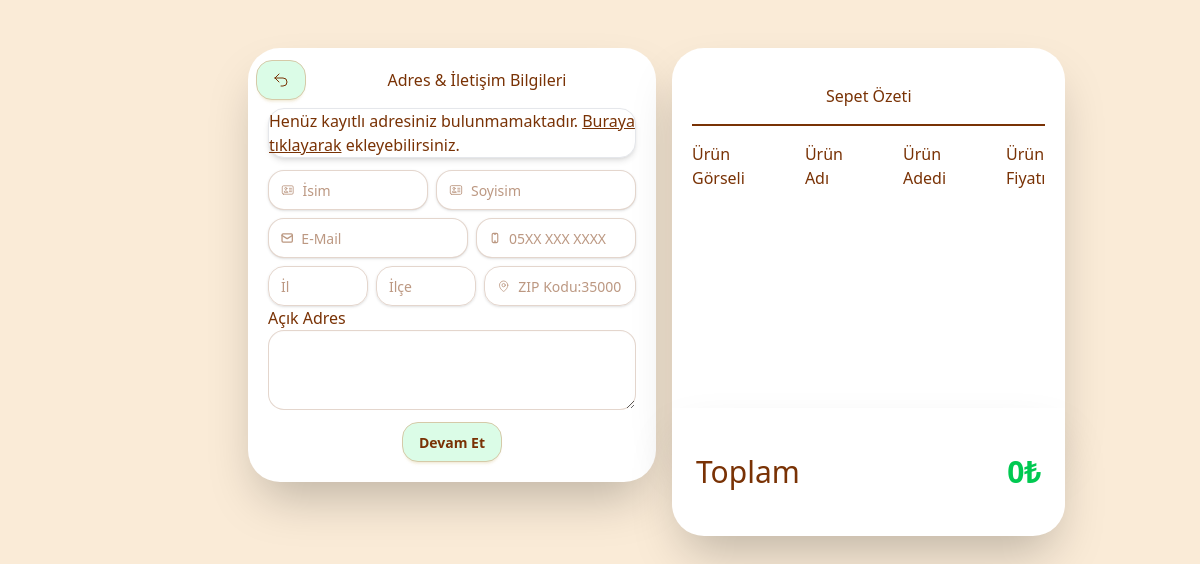
The page /satin-al/ (signed in) on the database as committed earlier.
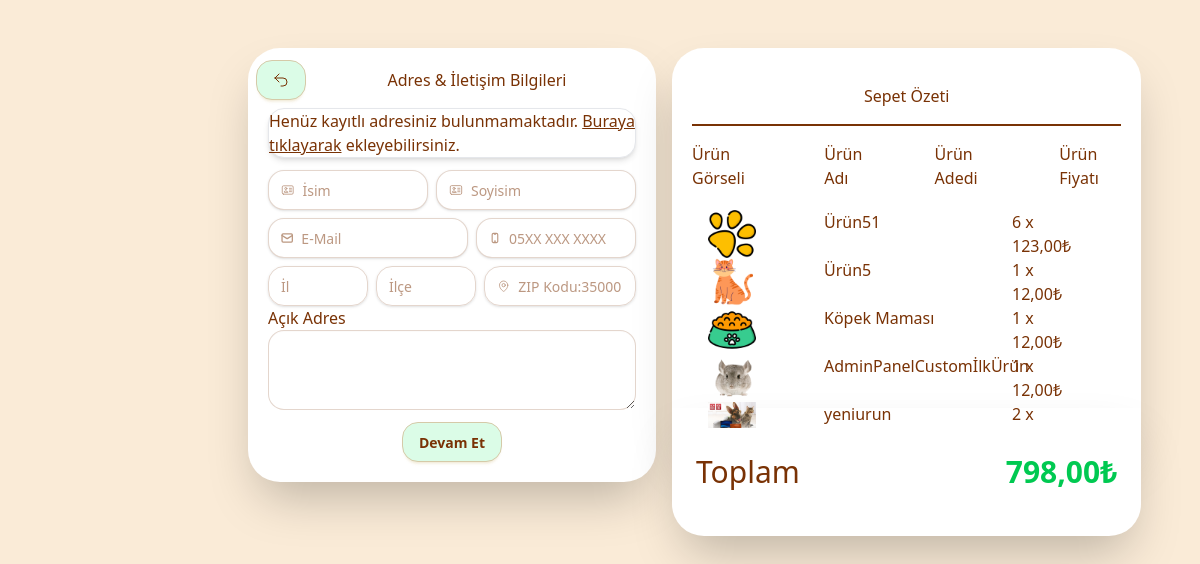
The same page on the database as committed later.
### intern_app/models.py (models this page shows, shortened)
class CartItem(models.Model):
    cart_name = models.ForeignKey(Products,on_delete=models.CASCADE,verbose_name="Ürün Adı")
    cart_quantity = models.PositiveIntegerField(default=0,verbose_name="Ürün Sayısı")
    user = models.ForeignKey(PersonUser,on_delete=models.CASCADE,verbose_name="Kullanıcı")
    def cart_total(self):
        return self.cart_quantity * self.cart_name.product_price
    class Meta:
        verbose_name = "Sepete Ürün"
        verbose_name_plural = "Sepet"

class Products(models.Model):
    product_name = models.CharField(max_length=255, verbose_name="Ürün Adı")
    product_category = models.ManyToManyField(Categories,related_name="products",verbose_name="Ürün Kategorisi",help_text="Birden fazla kategori seçmek için CTRL tuşuna basılı tutunuz. \n Aynı zamanda seçimi iptal etmek için CTRL tuşuna basılı tutup seçimi iptal edilmek istenen kategoriye tıklayın.")
    product_description = models.TextField(null=True,verbose_name="Ürün Açıklaması")
    product_price = models.DecimalField(max_digits=9,decimal_places=2,verbose_name="Ürün Fiyatı")
    product_image = models.ImageField(upload_to='products/',verbose_name="Ürün Görseli")
    created_at = models.DateTimeField(auto_now_add=True,null=True)
    def __str__(self):
        return self.product_name
    class Meta:
        verbose_name= 'Ürün'
        verbose_name_plural = 'Ürünler'

### intern_app/views.py (the view, shortened to what this page needs)
# urls.py: path('satin-al/',views.checkout,name="checkout"),
def checkout(request):
    cart_items = CartItem.objects.filter(user=request.user)
    total_price = sum(item.cart_name.product_price *
                      item.cart_quantity for item in cart_items)
    credit_card = CreditCard.objects.filter(user=request.user).order_by("-isDefault").first()
    adres_checkout = Address.objects.filter(user=request.user)
    context = {
        "cart_items":cart_items,
        "total_price":total_price,
        "credit_cart":credit_card,
        "adres_checkout":adres_checkout,
    }
    return render(request,"intern_app/checkout.html",context)

### intern_app/context_processors.py (called while the page is built)
def admin_links(request):
    models = []
    for model in apps.get_models():
        if admin.site.is_registered(model):
            app_label = model._meta.app_label
            model_name = model._meta.model_name
            verbose_name = model._meta.verbose_name_plural
            models.append({
                "app_label": app_label,
                "model_name": model_name,
                "verbose_name": verbose_name,
            })
    return {"admin_models": models}  # Global olarak admin_models kullanılabilir

def cart_items_processor(request):
    if request.user.is_authenticated:
        cart_items = CartItem.objects.filter(user=request.user)
        total_price = sum(item.cart_name.product_price *
                          item.cart_quantity for item in cart_items)
    else:
        cart_items = []
        total_price = 0
    return {'cart_items': cart_items, 'total_price': total_price}

### intern_app/models.py (called while the page is built)
    @staticmethod
    def get_main_categories():
        return Categories.objects.filter(parent_categories__isnull=True)

### intern_app/templates/intern_app/checkout.html (shortened to what the changed rows need)
{%load static tailwind_tags%}
{%load static%}
<html lang="en" data-theme="main">
<head>
  <link rel="stylesheet" href="{%static 'intern_app/css/checkout.css'%}">
  {% tailwind_css %}
</head>
<body >
<div class="du-drawer du-drawer-end ">
  <div class="general-wrapper du-drawer-content relative flex  flex-col lg:flex-row gap-4 mx-10 lg:mx-40 p-6">
    <div class="du-drawer du-drawer-end">
      <div class="du-drawer-content relative flex  flex-col lg:flex-row gap-4 mx-10 p-6 ">
        <div id="iletisim" class="tab active tabShow  iletisim  justify-center shadow-2xl  relative bg-white w-full lg:w-2/3  rounded-4xl  ">
          <form method="POST" id="regForm" enctype="multipart/form-data">
            <div class="baslik pt-3  flex flex-row justify-between p-2 items-center">
            <div class="baslik-alt flex m-auto">
              <h2>Adres & İletişim Bilgileri</h2>
            </div>
          </div>
        </div>
        <div class="sepet flex p-5  justify-center shadow-2xl relative h-100 bg-white w-full lg:w-2/3 rounded-4xl ">
            <div class="sepet-wrapper  z-10 no-scrollbar overflow-y-scroll flex-1">
              <div class="genel-baslik  text-center font-medium pb-4">
                <div class="baslik  pt-4 pb-4">
                  <h1>Sepet Özeti</h1>
                </div>
              </div>
              {%for item in cart_items%}
              <div class="urunler-wrapper flex flex-row gap-17 pr-4  ">
                <div class="urun-gorseli pl-4 justify-center ">
                  <div class="du-avatar  w-12 h-12">
                    <img src="{{item.cart_name.product_image.url}}" alt="">
                  </div>
                </div>
                <div class="urun-adi flex flex-row overflow-y-clip">
                  <div class="urun-isim flex w-30   ">
                    {{item.cart_name}}
                  </div>
                </div>
                <div class="urun-adedi">
                  <div class="urun-adet">
                  <span>{{item.cart_quantity}} x {{item.cart_name.product_price}}₺</span>
                </div>
                </div>
              </div>
              {%endfor%}
            </div>
            <div class="toplam-wrap  absolute top-90 z-1 mx-4 mb-4 w-full bg-white  shadow-2xl rounded-b-4xl h-32 flex items-center justify-between px-6">
              <div class="toplam-label ">
                <h1 class="text-3xl font-medium">Toplam</h1>
              </div>
              <div class="toplam-price">
                <h1 class="text-3xl font-bold text-green-500 text-right">{{ total_price }}₺</h1>
              </div>
            </div>
        </div>
      </div>
    </div>
  </div>
</div>
</body>
</html>

Rows that differ between the two databases and show on the page:
added CartItem: cart_name.product_image (picture), cart_name "Ürün51", cart_quantity "6", cart_name.product_price "123,00"
added CartItem: cart_name.product_image (picture), cart_name "Ürün5", cart_quantity "1", cart_name.product_price "12,00"
added CartItem: cart_name.product_image (picture), cart_name "Köpek Maması", cart_quantity "1", cart_name.product_price "12,00"
added CartItem: cart_name.product_image (picture), cart_name "AdminPanelCustomİlkÜrün", cart_quantity "1", cart_name.product_price "12,00"
added CartItem: cart_name.product_image (picture), cart_name "yeniurun", cart_quantity "2"
Other text that changed with them:
{{ total_price }}: "0" → "798,00"
